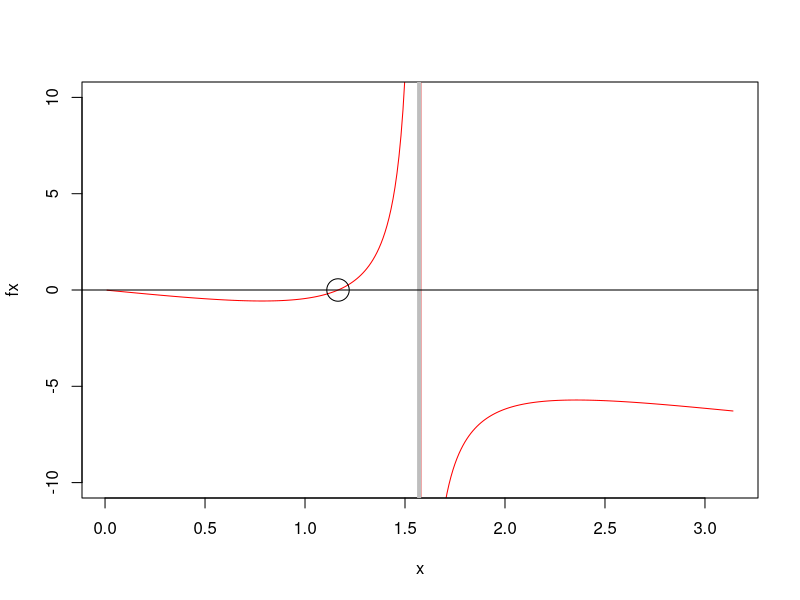

Write R code to recreate this figure.
## ---- chunk 1
x=seq(0.01,3.14,by=0.01)
fx=tan(x) - 2*x
plot(x,fx,type='l',col='red',ylim=c(-10,10))
abline(v=pi/2,lwd=4,col='gray')
abline(h=0)
points(1.165,0,pch=1,cex=3)

## ---- chunk 2
n=0
epsilon=.000001
delta=.00001
a=0.0+epsilon
b=pi/2-epsilon
x=seq(a,b,by=epsilon)
fx=tan(x) - 2*x
while (n<100 & (b-a)>delta) {
  n = n+1
  if ( fx[1]/abs(fx[1]) == fx[round(length(fx)/2)]/abs(fx[round(length(fx)/2)]) ) {
    a=x[round(length(x)/2)]
    b=b
  } else {
    a=a
    b=x[round(length(x)/2)]
  }
  x=seq(a,b,by=epsilon)
  fx=tan(x) - 2*x
}
sprintf("The number of iteration is: %d",n)
sprintf("The interval length is:  %f",(b-a))
sprintf("The approximate root is at:  %f",(b+a)/2)
sprintf("Which evaluates as:  %f",tan((b+a)/2) - 2*(b+a)/2)
## ---- chunk 3
f <- function(x) {
  return(tan(x) - 2*x)
}

epsilon=.0001
delta=.001
x0 = 1.0
f.x = f(x0)
n=0
while (n<20 & abs(f.x)>epsilon) {
  n=n+1
  df.dx = (f(x0+delta)-f(x0))/delta
  x1 = (x0 - (f(x0)/df.dx))
  x0 = x1
  f.x = f(x0)
}
sprintf("The number of iterations is: %d",n)
sprintf("The approximate root is at: %f",x0)
sprintf("Which evaluates as: %f",f(x0))
## ---- chunk 4
f <- function(x) {
  return(tan(x) - 2*x)
}

epsilon=.0001
delta=.001
x0 = pi/4
f.x = f(x0)
n=0
while (n<20 & abs(f.x)>epsilon) {
  n=n+1
  df.dx = (f(x0+delta)-f(x0))/delta
  x1 = (x0 - (f(x0)/df.dx))
  x0 = x1
  f.x = f(x0)
}
sprintf("The number of iterations is: %d",n)
sprintf("The approximate root is at: %f",x0)
sprintf("Which evaluates as: %f",f(x0))
